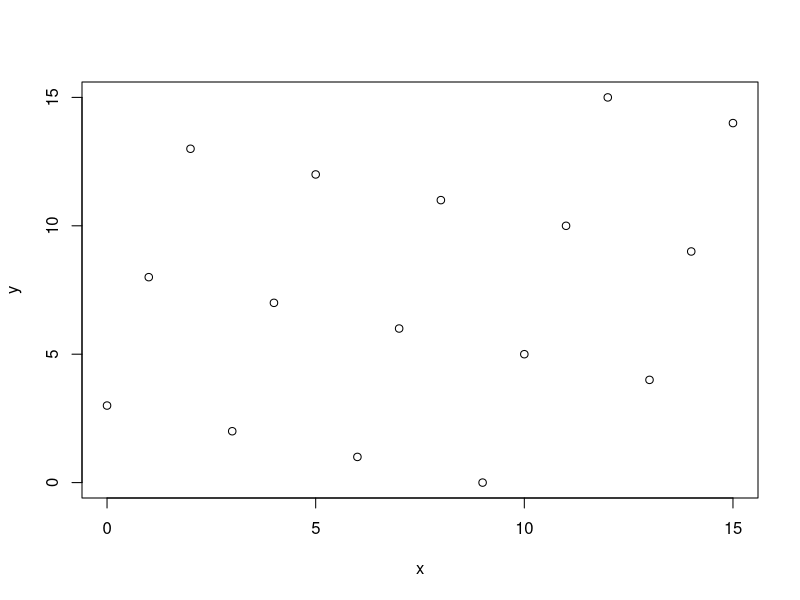

Source code (R):
x = c(1, 8, 11, 10, 5, 12, 15, 14, 9, 0, 3, 2, 13, 4, 7, 6)
y = c(8, 11, 10, 5, 12, 15, 14, 9, 0, 3, 2, 13, 4, 7, 6, 1)

plot(x, y)